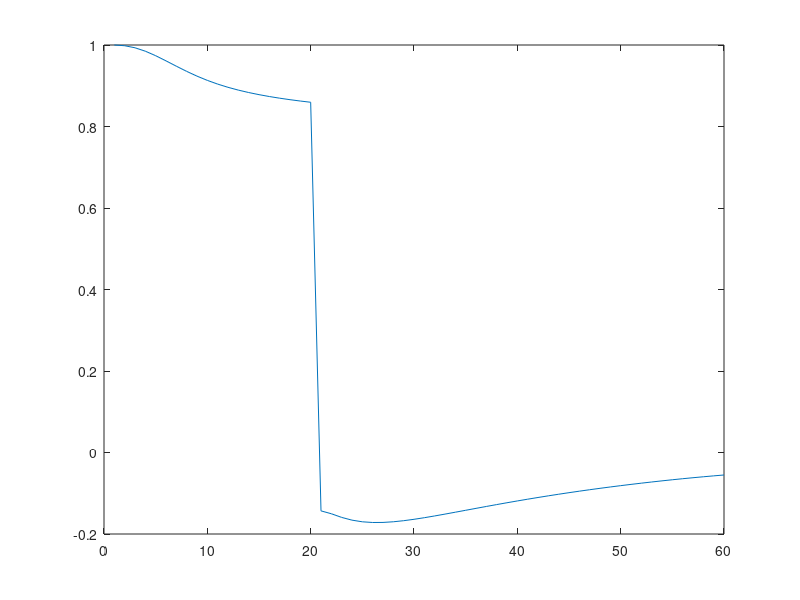

This figure's MATLAB source:
% function slgkmodel()
clear global; clear functions;

b=zeros(20,20);
cr=0;
cs=zeros(20,1);
err=zeros(20,1);
hidden=0;
i=0;
ii=0;
in=zeros(20,1);
ipre=zeros(20,1);
is=zeros(20,1);
itotal=0;
j=0;
manypre=0;
novel=zeros(20,1);
novtotal=0;
or_fv=0;
pp=zeros(2000+1,20,20,20);
pre=zeros(20,1);
pwin=zeros(20,1);
r=zeros(20,20);
s=0;
sal=zeros(20,1);
sps=0;
spu=0;
sts=0;
stu=0;
t=0;
teacher=zeros(20,1);
tempi=zeros(20,1);
time_fv=0;
tipe=0;
tr=zeros(20,1);
trh=zeros(20,1);
trial=zeros(2000+1,1);
us_intensity=0;
v=zeros(20,20);
win=zeros(20,1);
x=zeros(20,1);
xp=zeros(20,1);
z=zeros(20,1);
z1=zeros(20,1);
zz=zeros(20,1);
zzz=zeros(20,1);

 
k=[.2,.1,.005,.02,.005,1.,2.,.4,.995,.995,.7,.5].';
time_units = 200; % # of time units
stim = 4; % # of stimuli including CX
ty = 3; % Types of trials
n = 60; % # of trials
trial_types_order = [1 1 1 1 1 1 1 1 1 1 1 1 1 1 1 1 1 1 1 1 2 2 2 2 2 2 2 2 2 2 2 2 2 2 2 2 2 2 2 2 2 2 2 2 2 2 2 2 2 2 2 2 2 2 2 2 2 2 2 2]; % Order of trial types
pn = 1; % Print from trial #
test_time = 35; % Test CR at time
hidden = 0; % Hidden
output_trials = zeros(n,1);
pre1_test_time = zeros(n,1); % CR values per trial at test time
output_time_units = zeros(time_units, n);
cs1_time_units = zeros(time_units, n); % CS(1) per time unit
pre1_keys_time_units(1:time_units, 1:n) =  {0}; % pre1 determined keys from us intensity values
%output_time_units_single = zeros(time_units * n, 1);
pre1_determined = 0;
pre1_determined_key = 0;
us_intensity_values(1:2000, 1:20) = {0}; % eg. us_intensity_values{1,5} = us_intensity_order{1};
 
% stim * ty many values should be given for:
% manypre_values, sts_values, sps_values, sal_values
%% # of presentations of stimulus
manypre_values = [1 1 1 1 1 1; 1 1 1 1 1 1; 1 1 1 1 1 1];
%% CS starts
sts_values = [1 30 10 20 20 20; 1 30 10 1 20 20; 1 20 20 20 20 20];
%% CS stops
sps_values = [2000 40 20 40 40 40; 2000 40 20 40 40 40; 2000 40 40 40 40 40];
%% CS salience
sal_values = [.1 1 0 0 0 0; .1 1 0 0 0 0; ; .1 0 1 0 0 0];
 
% ty many values should be given for:
% stu_values, spu_values, us_intensity_values
%% US starts
stu_values = [30 30 35];
%% US stops
spu_values = [40 40 40];
%% US intensity
% eg. us_intensity_order{1}(1) us_intensity_order{1}(2) ...
% [USnoact dUS]  dUS = Action Outcome = (USact - USnoact)*4
us_intensity_order = {[1 1]; [0 0] ; [0 0]};



itotal = stim + 1;
for tipe = 1: ty
    for s = 1: stim
        manypre = manypre_values(tipe, s);
        for time_fv = 1: time_units
            for ii = 1: manypre
                pp(time_fv+1,tipe,s,ii) = 0;
            end
            ii = manypre+1;
        end
        time_fv = time_units+1;
        
        for ii = 1: manypre
            sts = sts_values(tipe, s);
            win(ii) = fix(sts);
            sps = sps_values(tipe, s);
            pwin(ii) = fix(sps);
            sal(s) = sal_values(tipe, s);
            
            for time_fv = 1: time_units
                if(time_fv >= win(ii) && time_fv <= pwin(ii))
                    pp(time_fv+1,tipe,s,ii) = sal(s);
                end
            end
            time_fv = time_units+1;
        end
        ii = manypre+1;
    end
    
    s = stim+1;   
    stu = stu_values(tipe);
    spu = spu_values(tipe);
   
    for time_fv = 1: time_units
        us_intensity_values{time_fv+1,tipe} = 0;
        
        if(time_fv >= stu)
            us_intensity_values{time_fv+1,tipe} = us_intensity_order{tipe};
        end
        
        if(time_fv > spu)
            us_intensity_values{time_fv+1,tipe} = 0;
        end
    end

    time_fv = time_units+1;
end
tipe = ty+1;

if(pn == 0)
    pn = 1;
end

for t = 1: n
    i = trial_types_order(t); % Order of trial types
    trial(t+1) = fix(i);
end
t = n+1;

% j's of hidden go from itotal+1 to itotal+1+hidden
% connections of inputs to total to hidden
for j = itotal + 1: itotal + 1 + hidden
    for i = 1: itotal
        r(i,j) =(((1.-rand).*1.)-.5)./2;
    end
    i = fix(itotal+1);
end

j = itotal + 1 + hidden + 1;

for i = 1: itotal + hidden
    for j = 1: itotal
        v(i,j) = 0;
    end
    j = itotal + 1;
end
i = itotal + hidden + 1;





for t = 1: 20
    for time_fv = 1: time_units
        us_intensity = us_intensity_values{time_fv+1,trial(t+1)};
        if (time_fv == stu)
            if (pre1_test_time(t,1) <= 0.01)% change between 0 and 0.001
                if (rand() > 0.2)
                   pre1_determined = us_intensity(1);
                   pre1_determined_key = 1;
                else
                   pre1_determined = us_intensity(2);
                   pre1_determined_key = 2;
                end
            else 
                if (rand() > 0.8)
                   pre1_determined = us_intensity(1);
                   pre1_determined_key = 1;
                else
                   pre1_determined = us_intensity(2);
                   pre1_determined_key = 2;
                end
            end
        end
        
        cs(1) = 0;
        if(time_fv >= stu)
            cs(1) = pre1_determined;
            pre1_keys_time_units{time_fv, t} = [num2str(trial(t+1), '%d') ',' num2str(pre1_determined_key, '%d')];
        end
        if(time_fv > spu)
            cs(1) = 0;
            pre1_keys_time_units{time_fv, t} = 0;
        end
        cs1_time_units(time_fv, t) = cs(1);
        
        for i = 1: stim
            cs(i+1) = 0;
            for ii = 1: manypre
                cs(i+1) = cs(i+1) + pp(time_fv+1,trial(t+1),i,ii);
            end
            ii = manypre+1;
        end
        i = stim+1;
        
        % Assign teaching signals of the output units
        for j = 1: itotal
            teacher(j) = cs(j);
        end
        j = itotal+1;
        
        % T and X
        for i = 1: itotal
            % Traces for direct connections
            tr(i) = tr(i) + k(1).*(cs(i)-tr(i));
            in(i) = tr(i) + k(8).*pre(i);
            tempi(i) = in(i).*z(i);
            if(tempi(i) < 0.)
                tempi(i) = 0.;
            end
            
            % Traces for hidden connections
            trh(i) = trh(i) + k(1).*cs(i).*(1-trh(i)) - 0.1.*k(1).*trh(i);
            % X for direct connections
            xii(i) = k(7).*(in(i).*k(2)+tempi(i));
            x(i) = abs(xii(i)); 
          x(1) = 0;
        end
        i = itotal+1;
        
       % x(1) = 0;
        % Output of hidden
        for j = itotal + 1: itotal + 1 + hidden
            xp(j) = 0;
            x(j) = 0;
        end
        j = fix(itotal + 1 + hidden+1);
        
        for j = itotal + 1: itotal + 1 + hidden
            for i = 1: itotal
                xp(j) = xp(j) + trh(i).*r(i,j);
            end
            i = itotal+1;
        end
        j = itotal + 1 + hidden + 1;
        
        % Changing attention to the hidden units
        for j = itotal + 1: itotal + 1 + hidden
            zz(j) = zz(j) + .00001.*novel(1).*(1-zz(j));
        end
        j = itotal + 1 + hidden + 1;
        
        for j = itotal + 1: itotal + 1 + hidden
            zzz(j) = zz(j).^8./(zz(j).^8+.1.^8);
            x(j) =(5.*xp(j).*zzz(j)).^2;
            if(x(j) <= 0)
                x(j) = 0;
            end
        end
        j = itotal + 1 + hidden + 1;
        
        % Aggregate Predictions and CR
        for i = 1: itotal + hidden
            for j = 1: itotal
                b(i,j) = x(i).*v(i,j);
            end
            j = itotal+1;
        end
        i = itotal + hidden + 1;
        
        for j = 1: itotal
            pre(j) = 0.;
            for i = 1: itotal + hidden
                pre(j) = pre(j) + b(i,j);
            end
            i = itotal + hidden + 1;
            
            if(pre(j) < 0)
                pre(j) = 0;
            end
        end
        j = itotal+1;
        
        cr = k(6).*(pre(1).^2./(pre(1).^2+.15.^2));
     
        if(cr < 0)
            cr = 0.;
        end
        
        % novelty
        novtotal = 0.;
        
        % integrator of CS/US and Prediction of CS/US
        for j = 1: itotal
            if(j == 1)
                is(1) =(k(9).*is(1)+cs(1).*(1-is(1)));
                ipre(1) =(k(10).*ipre(1)+pre(1).*(1-ipre(1)));
            else
                is(j) =(k(9).*is(j)+cs(j).*(1-is(j)));
                ipre(j) =(k(10).*ipre(j)+pre(j).*(1-ipre(j)));
            end
            
            % novelty is the difference between the two integrators
            novel(j) = abs(is(j)-ipre(j));
            % Sum of the individual novelty
            novtotal = novtotal + novel(j);
        end
        j = itotal+1;
        
        or_fv =(novtotal.^2./(novtotal.^2+.75.^2));
        
        % error signal
        for j = 1: itotal
            err(j) =(teacher(j)-pre(j));
%             err(1) = 0
        end
        j = itotal+1;
        
        % Calculate Weight Change
        % V
        for i = 1: itotal + hidden
            for j = 1: itotal
                v(i,j) = v(i,j) + .6.*k(3).*x(i).*err(j).*(1.0-abs(v(i,j)));
            end
            j = itotal+1;
        end
        i = itotal + hidden + 1;
        
        % Z
        for i = 1: itotal
            z(i) = z(i) +(in(i).*((k(4).*or_fv.*(1.-abs(z(i)))-k(5).*(1.+z(i)))));
            if(z1(i) < -1.)
                z1(i) = -1.;
            end
        end
        i = itotal+1;
        
% Output results
        if(time_fv == test_time && t >= pn)
            pre1_test_time(t,1) = pre(1); % DONT change this
            output_trials0(t,1) = x(1);  % change this
            output_trials(t,1) = err(1);  % change this
            output_trials2(t,1) = v(3,1);  % change this
            output_trials3(t,1) = cr;  % change this
            output_trials4(t,1) = b(1);  % change this
            output_trials5(t,1) = b(3);  % change this
            output_trials6(t,1) = b(4);  % change this
        end
      
        if(t >= pn)
            output_time_units0(time_fv, t) = x(1); % change this
            output_time_units(time_fv, t) = err(1); % change this
            output_time_units2(time_fv, t) = v(3,1); % change this
            output_time_units3(time_fv, t) = v(1,3); % change this
            output_time_units4(time_fv, t) = b(1); % change this
            output_time_units5(time_fv, t) = b(3); % change this
            output_time_units6(time_fv, t) = b(4); % change this
        end
    end
    time_fv = time_units+1;
end

for t = 21: n
    for time_fv = 1: time_units
        us_intensity = us_intensity_values{time_fv+1,trial(t+1)};
        if (time_fv == stu)
            if (pre1_test_time(t,1) <= 0.01)% change between 0 and 0.001
                if (rand() > 0.2)
                   pre1_determined = us_intensity(1);
                   pre1_determined_key = 1;
                else
                   pre1_determined = us_intensity(2);
                   pre1_determined_key = 2;
                end
            else 
                if (rand() > 0.8)
                   pre1_determined = us_intensity(1);
                   pre1_determined_key = 1;
                else
                   pre1_determined = us_intensity(2);
                   pre1_determined_key = 2;
                end
            end
        end
        
        cs(1) = 0;
        if(time_fv >= stu)
            cs(1) = pre1_determined;
            pre1_keys_time_units{time_fv, t} = [num2str(trial(t+1), '%d') ',' num2str(pre1_determined_key, '%d')];
        end
        if(time_fv > spu)
            cs(1) = 0;
            pre1_keys_time_units{time_fv, t} = 0;
        end
        cs1_time_units(time_fv, t) = cs(1);
        
        for i = 1: stim
            cs(i+1) = 0;
            for ii = 1: manypre
                cs(i+1) = cs(i+1) + pp(time_fv+1,trial(t+1),i,ii);
            end
            ii = manypre+1;
        end
        i = stim+1;
        
        % Assign teaching signals of the output units
        for j = 1: itotal
            teacher(j) = cs(j);
        end
        j = itotal+1;
        
        % T and X
        for i = 1: itotal
            % Traces for direct connections
            tr(i) = tr(i) + k(1).*(cs(i)-tr(i));
            in(i) = tr(i) + k(8).*pre(i);
            tempi(i) = in(i).*z(i);
            if(tempi(i) < 0.)
                tempi(i) = 0.;
            end
            
            % Traces for hidden connections
            trh(i) = trh(i) + k(1).*cs(i).*(1-trh(i)) - 0.1.*k(1).*trh(i);
            % X for direct connections
            xii(i) = k(7).*(in(i).*k(2)+tempi(i));
            x(i) = abs(xii(i)); 
%             x(1) = 1;
        end
        i = itotal+1;
        
       % x(1) = 0;
        % Output of hidden
        for j = itotal + 1: itotal + 1 + hidden
            xp(j) = 0;
            x(j) = 0;
        end
        j = fix(itotal + 1 + hidden+1);
        
        for j = itotal + 1: itotal + 1 + hidden
            for i = 1: itotal
                xp(j) = xp(j) + trh(i).*r(i,j);
            end
            i = itotal+1;
        end
        j = itotal + 1 + hidden + 1;
        
        % Changing attention to the hidden units
        for j = itotal + 1: itotal + 1 + hidden
            zz(j) = zz(j) + .00001.*novel(1).*(1-zz(j));
        end
        j = itotal + 1 + hidden + 1;
        
        for j = itotal + 1: itotal + 1 + hidden
            zzz(j) = zz(j).^8./(zz(j).^8+.1.^8);
            x(j) =(5.*xp(j).*zzz(j)).^2;
            if(x(j) <= 0)
                x(j) = 0;
            end
        end
        j = itotal + 1 + hidden + 1;
        
        % Aggregate Predictions and CR
        for i = 1: itotal + hidden
            for j = 1: itotal
                b(i,j) = x(i).*v(i,j);
            end
            j = itotal+1;
        end
        i = itotal + hidden + 1;
        
        for j = 1: itotal
            pre(j) = 0.;
            for i = 1: itotal + hidden
                pre(j) = pre(j) + b(i,j);
            end
            i = itotal + hidden + 1;
            
            if(pre(j) < 0)
                pre(j) = 0;
            end
        end
        j = itotal+1;
        
        cr = k(6).*(pre(1).^2./(pre(1).^2+.15.^2));
        if(cr < 0)
            cr = 0.;
        end
        
        % novelty
        novtotal = 0.;
        
        % integrator of CS/US and Prediction of CS/US
        for j = 1: itotal
            if(j == 1)
                is(1) =(k(9).*is(1)+cs(1).*(1-is(1)));
                ipre(1) =(k(10).*ipre(1)+pre(1).*(1-ipre(1)));
            else
                is(j) =(k(9).*is(j)+cs(j).*(1-is(j)));
                ipre(j) =(k(10).*ipre(j)+pre(j).*(1-ipre(j)));
            end
            
            % novelty is the difference between the two integrators
            novel(j) = abs(is(j)-ipre(j));
            % Sum of the individual novelty
            novtotal = novtotal + novel(j);
        end
        j = itotal+1;
        
        or_fv =(novtotal.^2./(novtotal.^2+.75.^2));
        
        % error signal
        for j = 1: itotal
            err(j) =(teacher(j)-pre(j));
%             err(1) = 1
        end
        j = itotal+1;
        
        % Calculate Weight Change
        % V
        for i = 1: itotal + hidden
            for j = 1: itotal
                v(i,j) = v(i,j) + .6.*k(3).*x(i).*err(j).*(1.0-abs(v(i,j)));
            end
            j = itotal+1;
        end
        i = itotal + hidden + 1;
        
        % Z
        for i = 1: itotal
            z(i) = z(i) +(in(i).*((k(4).*or_fv.*(1.-abs(z(i)))-k(5).*(1.+z(i)))));
            if(z1(i) < -1.)
                z1(i) = -1.;
            end
        end
        i = itotal+1;
        
        % Output results
        if(time_fv == test_time && t >= pn)
            pre1_test_time(t,1) = pre(1); % DONT change this
            output_trials0(t,1) = x(1);  % change this
            output_trials(t,1) = err(1);  % change this
            output_trials2(t,1) = v(3,1);  % change this
            output_trials3(t,1) = cr;  % change this
            output_trials4(t,1) = b(1);  % change this
            output_trials5(t,1) = b(3);  % change this
            output_trials6(t,1) = b(4);  % change this
        end
      
        if(t >= pn)
            output_time_units0(time_fv, t) = x(1); % change this
            output_time_units(time_fv, t) = err(1); % change this
            output_time_units2(time_fv, t) = v(3,1); % change this
            output_time_units3(time_fv, t) = v(1,3); % change this
            output_time_units4(time_fv, t) = b(1); % change this
            output_time_units5(time_fv, t) = b(3); % change this
            output_time_units6(time_fv, t) = b(4); % change this
        end
    end
    time_fv = time_units+1;
end

output_time_units_single0 = output_time_units0(:);
output_time_units_single = output_time_units(:);
output_time_units_single2 = output_time_units2(:);
output_time_units_single3 = output_time_units3(:);
output_time_units_single4 = output_time_units4(:);
output_time_units_single5 = output_time_units5(:);
output_time_units_single6 = output_time_units6(:);
disp(output_trials);
disp(output_time_units);

plot(output_trials);
%plot(output_time_units)
%plot(output_time_units_single)
% clear all;
% end
